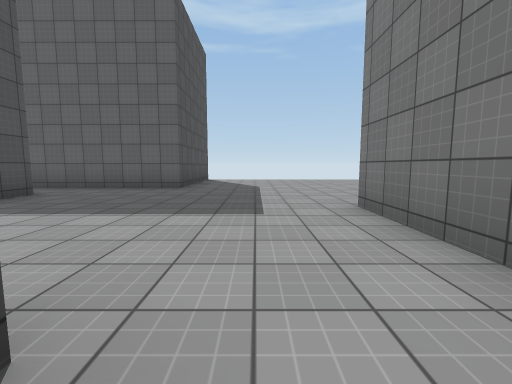
View 1 (above)

24 first-person views from a walk through a scene from a Unity 3-D project. The camera is 1.2 m above the floor, tilts 6° down and sees 90° across. The floor is counted in squares, 2 m on a side. Each view is taken from the middle of a square. On the plan, view 1 faces up. The plan holds only what a view shows up to about 9 squares ahead; the rest is blank. The place goes on beyond the plan. The player character is not drawn. Surface patterns are stand-ins for the level's own textures.

View 2
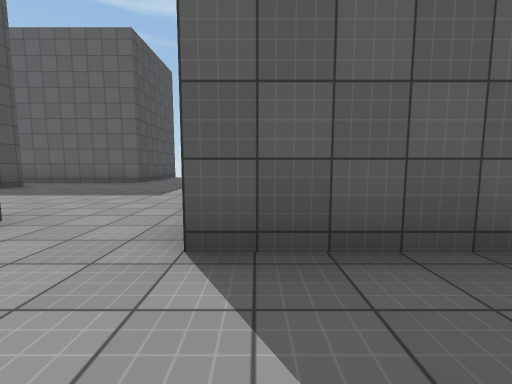

View 3
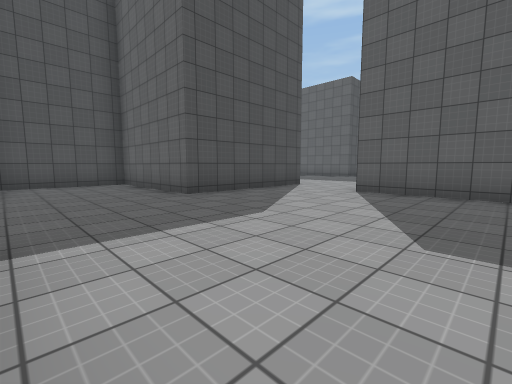

View 4
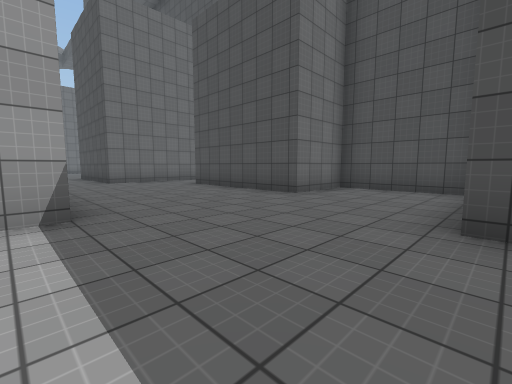

View 5
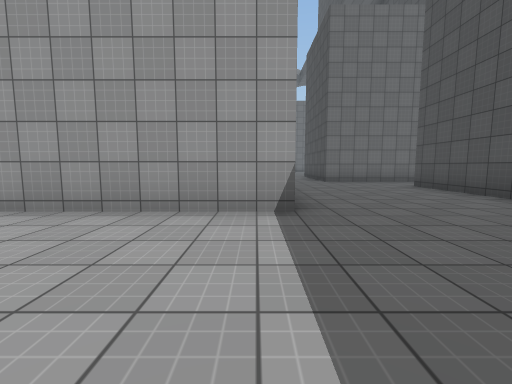

View 6
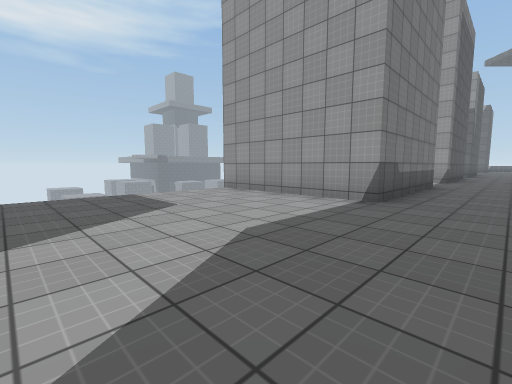

View 7
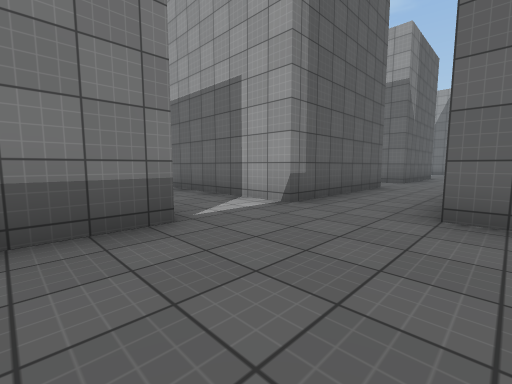

View 8
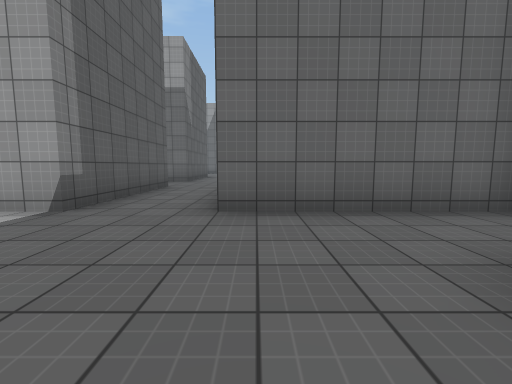

View 9
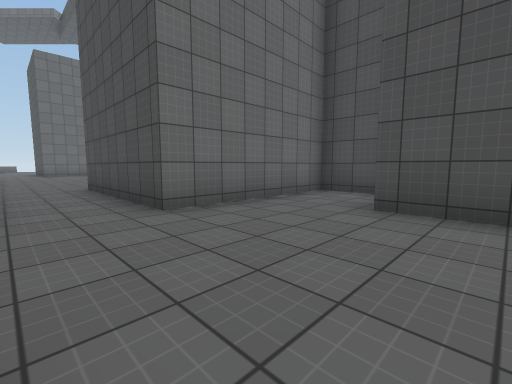

View 10
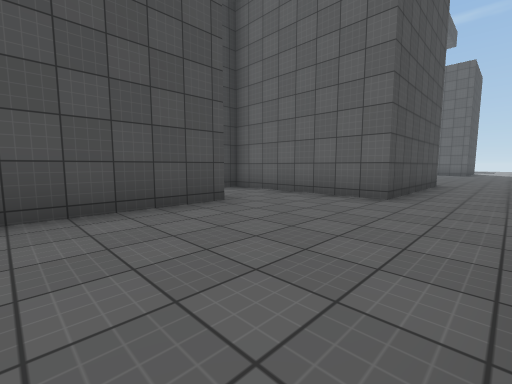

View 11
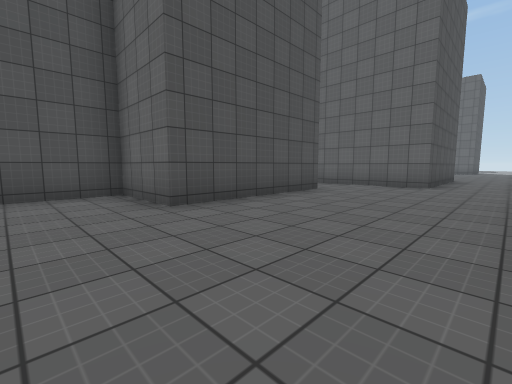

View 12
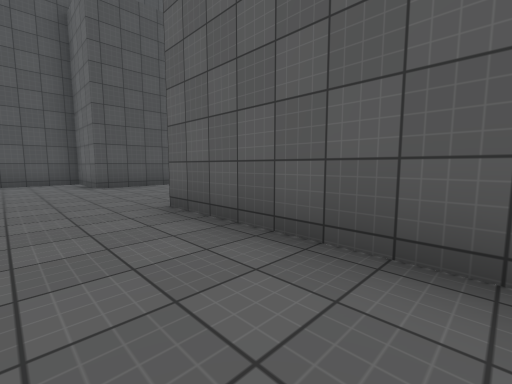

View 13
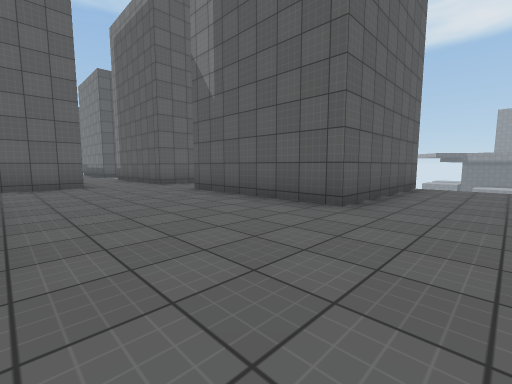

View 14
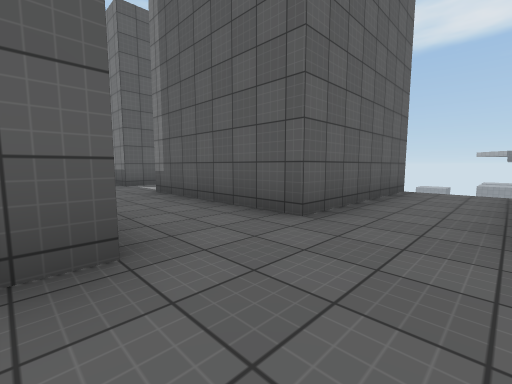

View 15
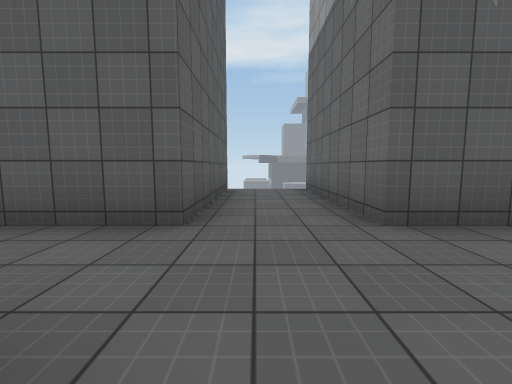

View 16
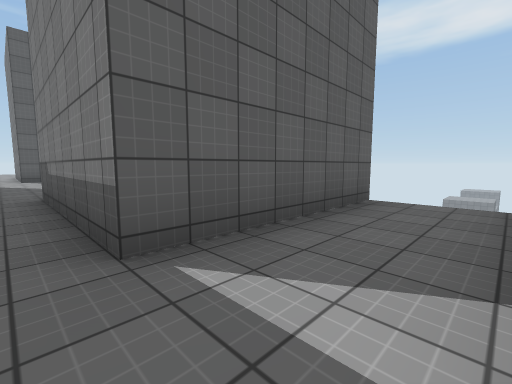

View 17
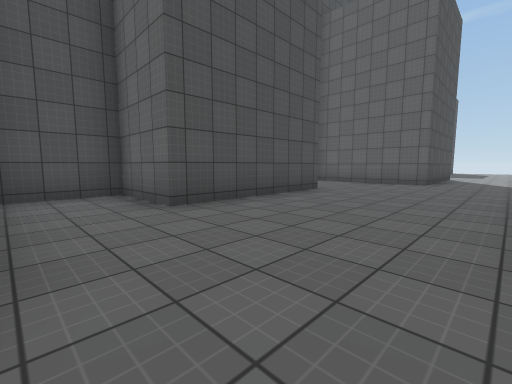

View 18
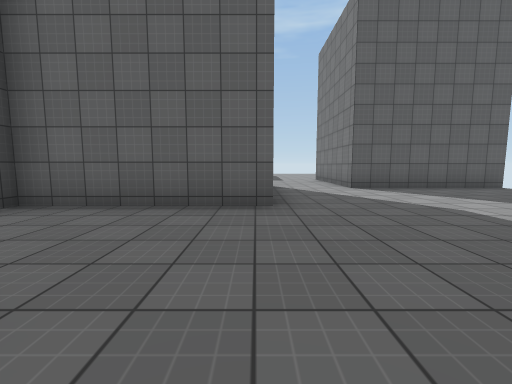

View 19
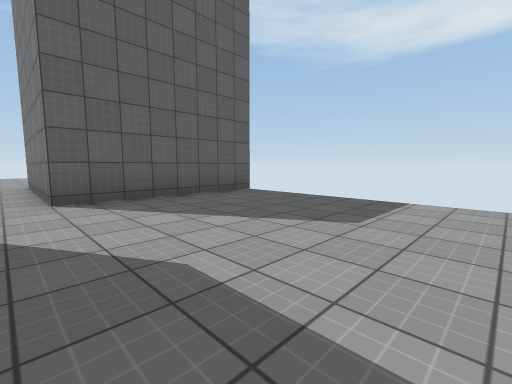

View 20
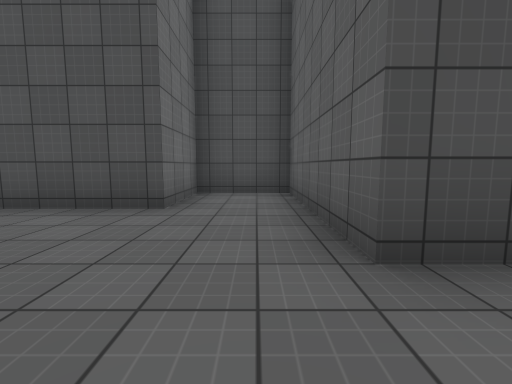

View 21
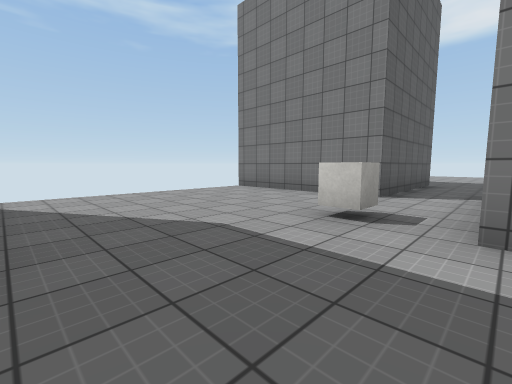

View 22
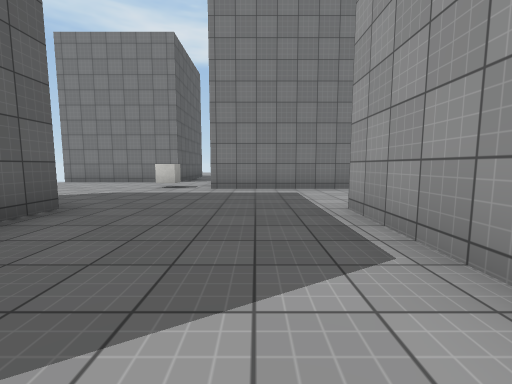

View 23
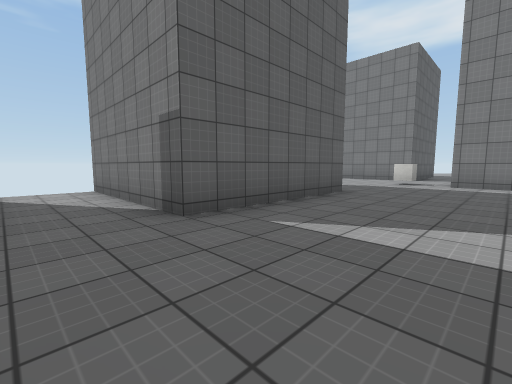

View 24
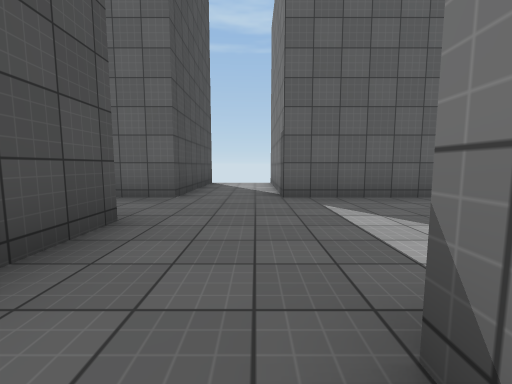

### Floor plan
Points are (right, up) in squares from view 1. A wall is a line through its corners. A room is listed if a view was taken in it or the views show most of it. See-through windows are left out.
Room 1 (views 1, 2, 3, 4, 5, 6, 7, 8, 9, 16, 17, 18, 19)
walls: (5.6, -10.3) (1.5, -10.3) (1.5, -6.3) (5.5, -6.3); (1.5, -12.3) (5.5, -12.3); (-0.7, 0.8) (-0.7, -3.3) (-4.5, -3.3) (-4.5, -6.3) (-2.5, -6.3) (-2.5, -10.3) (-4.5, -10.3) (-4.5, -12.3) (-0.5, -12.3); (5.6, -0.3) (1.5, -0.3)
ways out: opening at (0.5, -13) to room 2; opening at (0.5, 0)
Room 2 (views 10, 11, 12, 13, 14, 15, 20)
walls: (5.5, -22.3) (1.5, -22.3) (1.5, -18.3) (5.5, -18.3); (5.5, -16.3) (1.5, -16.3) (1.5, -12.3); (-0.5, -12.3) (-0.5, -16.3) (-4.5, -16.3) (-4.5, -18.3) (-2.5, -18.3) (-2.5, -22.3) (-4.5, -22.3) (-4.5, -24.1)
ways out: opening at (0.5, -13) to room 1
Room 3 (views 21, 22, 23, 24)
walls: (-11.5, 6.7) (-15.5, 6.7) (-15.5, 10.8); (-13.8, 2.7) (-11.5, 2.7); (-17.5, 4.8) (-17.5, 3.4); (-8.5, 1.6) (-8.5, 5.2); (-17.5, 10.8) (-17.5, 6.7) (-18.6, 6.7); (-6, 6.7) (-6, 10.8)
ways out: opening at (-5.5, 6)
objects: cube (-8, 6)

Where each view was taken, in squares from view 1:
view 1: 0 up, 0 right, facing up
view 2: 2 down, 2 right, facing up
view 3: 6 down, 4 right, facing up-left
view 4: 3 down, 2 right, facing down-left
view 5: 3 down, 2 right, facing down
view 6: 2 down, 0 right, facing down-right
view 7: 9 down, 1 left, facing down-right
view 8: 9 down, 1 left, facing down
view 9: 9 down, 1 right, facing down-left
view 10: 21 down, 1 right, facing up-left
view 11: 24 down, 1 right, facing up-left
view 12: 24 down, 5 right, facing up-left
view 13: 24 down, 2 left, facing up-right
view 14: 18 down, 1 left, facing up-right
view 15: 17 down, 1 left, facing right
view 16: 12 down, 1 right, facing up-right
view 17: 12 down, 1 right, facing up-left
view 18: 7 down, 1 left, facing up
view 19: 5 down, 1 right, facing up-right
view 20: 17 down, 1 right, facing left
view 21: 5 up, 11 left, facing up-right
view 22: 4 up, 15 left, facing right
view 23: 4 up, 17 left, facing up-right
view 24: 2 up, 16 left, facing up
